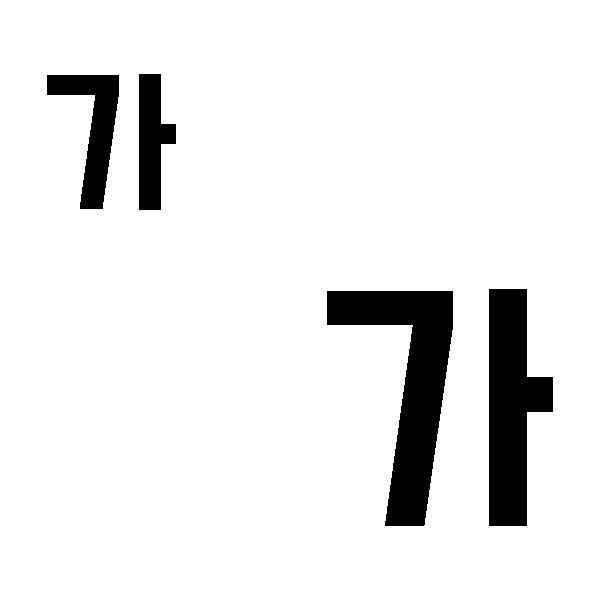
#> input picture hwang/imgSet/find_1.png, 600 x 600 px, found by its file name
$ python houghTransformation.py
#> lines starting #> are read from the running program, lines starting #| are printed output that depends on the picture; after the words box and inside, x2 and y2 are one past the last pixel; in counts of white or black regions, pixels touching at a corner belong together
import numpy as np
import cv2 as cv
import math
import time

img_original = cv.imread("hwang/imgSet/find_1.png", cv.IMREAD_COLOR)
#> img_original is the input picture: shape (600, 600, 3); 91.8% white; 4 black regions, box (x1, y1, x2, y2) and area: (327, 291, 453, 526) 12324, (489, 289, 553, 526) 9916, (47, 75, 119, 209) 4088, (139, 74, 176, 210) 3292
img_gray = cv.cvtColor(img_original, cv.COLOR_BGR2GRAY)
img_edge = cv.GaussianBlur(img_gray, (5, 5), 0, 0)
img_edge = cv.Canny(img_edge, 50, 150, 3)
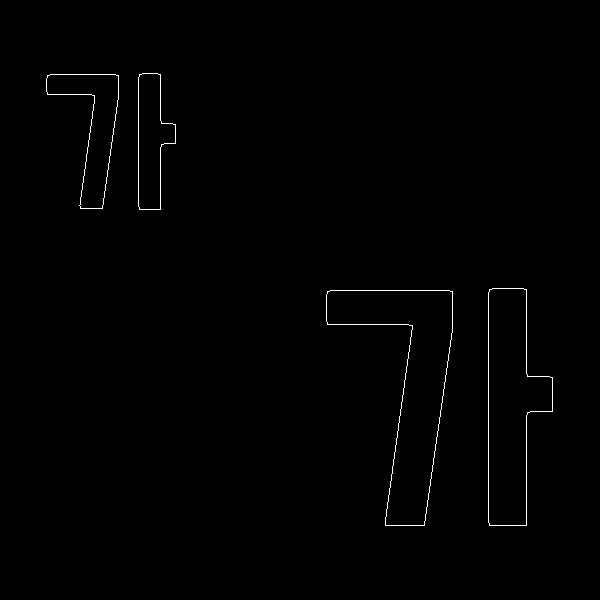
#> img_edge: shape (600, 600); 0.57% white in thin lines or dots, all inside (x1, y1, x2, y2) = (46, 73, 553, 526)

height = img_edge.shape[0]
#> height = 600
width = img_edge.shape[1]
#> width = 600
tmp = min(height, width)
#> tmp = 600
hough_height = int(1.5 * tmp)
#> hough_height = 900


accumulator_width = 180
accumulator_height = hough_height * 2
#> accumulator_height = 1800
accumulator_size = accumulator_height * accumulator_width
#> accumulator_size = 324000


accumulator = np.zeros((accumulator_height, accumulator_width))
table_sin = np.zeros(180)
table_cos = np.zeros(180)
DEG2RAD = np.pi / 180


for angle in range(0,180):
    table_sin[angle] = math.sin(np.radians(angle))
    table_cos[angle] = math.cos(np.radians(angle))


start=time.clock()

for y in range(0,height):
    for x in range(0,width):
        if img_edge.item(y, x) > 0:
            for angle in range(0,180):
                r = int(x * table_cos[angle] + y * table_sin[angle])
                r = r + hough_height # r이 음수인 경우 때문 -r ~ r 범위를 0 ~ 2r 범위로 변경
                accumulator[r, angle] +=1
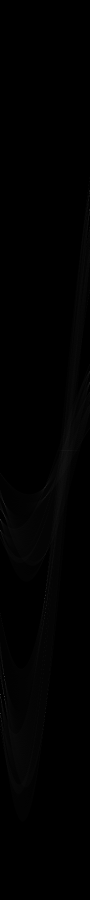
#> accumulator: shape (1800, 180) float64 (shown at 1/2 size); min 0, max 231, mean 1.1

end=time.clock()
print(end - start)


# accumulator를 이미지화
img_accumulator = np.ones((accumulator_height, accumulator_width, 3), np.uint8)
img_accumulator = img_accumulator * 255

accumulator2 = cv.convertScaleAbs(accumulator,3,5)

start=time.clock()
for r in range(0,accumulator_height):
    for angle in range(0,accumulator_width):

        value = accumulator2[r, angle]

        if value > 0:
            img_accumulator.itemset(r, angle, 0, 255 - value)
            img_accumulator.itemset(r, angle, 1, 255 - value)
            img_accumulator.itemset(r, angle, 2, 255 - value)
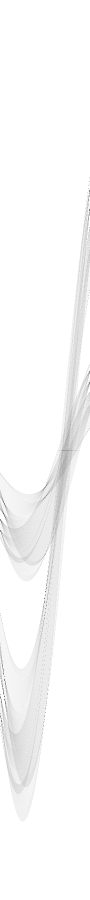
#> img_accumulator: shape (1800, 180, 3) (shown at 1/2 size); min 0, max 255, mean 249.3


end=time.clock()
print(end - start)


start=time.clock()
count = 0
for r in range(0, accumulator_height):
    for angle in range(0,180):

        if accumulator.item(r,angle) > 80: # Hough Line Transform Threshold

            #현재 위치가 local maxima인지 검사
            max = accumulator[r, angle]
            for y in range(-5,6):
                for x in range(-5,6):

                    new_r = r + y
                    new_angle = angle + x

                    if new_angle < 0:
                        new_angle = 180 + new_angle
                    elif new_angle >= 180:
                        new_angle = new_angle - 180

                    if new_r >= 0 and new_r < accumulator_height:
                        if accumulator[new_r, new_angle] > max:
                            max = accumulator[new_r, new_angle]
                            x = y = 6 #local maxima 아님. loop 종료

            if max > accumulator.item(r, angle):
                continue #현재 위치는 local maxima가 아님


            # r = x * cos(theta) + y * sin(theta)
            # x = (r - y * sin(theta)) / cos(theta) # 수직선인 경우
            # y = (r - x * cos(theta)) / sin(theta) # 수평선인 경우


            if angle >= 45 and angle <= 135: # 수직선
                x1 = 0
                x2 = width
                y1 = ((r - hough_height) - x1 * table_cos[angle]) / table_sin[angle]
                y2 = ((r - hough_height) - x2 * table_cos[angle]) / table_sin[angle]

            else: #수평선
                y1 = 0
                y2 = height
                x1 = ((r - hough_height) - y1 * table_sin[angle]) / table_cos[angle]
                x2 = ((r - hough_height) - y2 * table_sin[angle]) / table_cos[angle]


            x1 = int(x1)
            y1 = int(y1)
            x2 = int(x2)
            y2 = int(y2)

            cv.circle(img_accumulator, (angle, r), 5, (255, 0, 0),-1)
            cv.line(img_original, (x1, y1), (x2, y2), (255, 0, 0), 1)
            count += 1

            print("(%d,%d)-(%d,%d), angle=%d, r=%d, accmulator=%d" % (x1,y1,x2,y2,angle,r,accumulator.item(r, angle)))
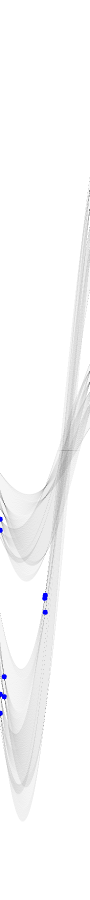
#> img_accumulator: shape (1800, 180, 3) (shown at 1/2 size); 0.17% of pixels changed, all inside (x1, y1, x2, y2) = (0, 1033, 96, 1432); drawn as B, G, R
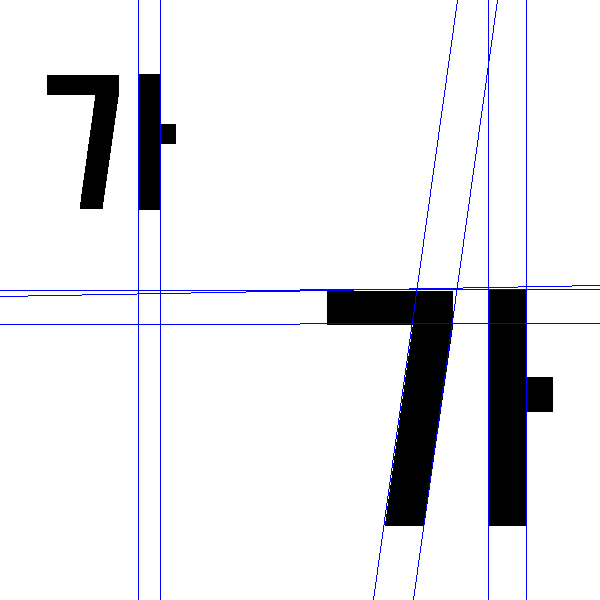
#> img_original: shape (600, 600, 3); 1.48% of pixels changed, all inside (x1, y1, x2, y2) = (0, 0, 600, 600)
#> after the loop, count = 9; x = 5; y = 5
end=time.clock()
print(end - start)

cv.imshow("img_result", img_original)
cv.imshow("img_gray", img_gray)
cv.imshow("img_edge", img_edge)
cv.imshow("img_accumulator", img_accumulator)
cv.imwrite("img_accumulator.jpg", img_accumulator)


cv.waitKey(0)

$ run again, with hwang/imgSet/find_3.png copied over hwang/imgSet/find_1.png
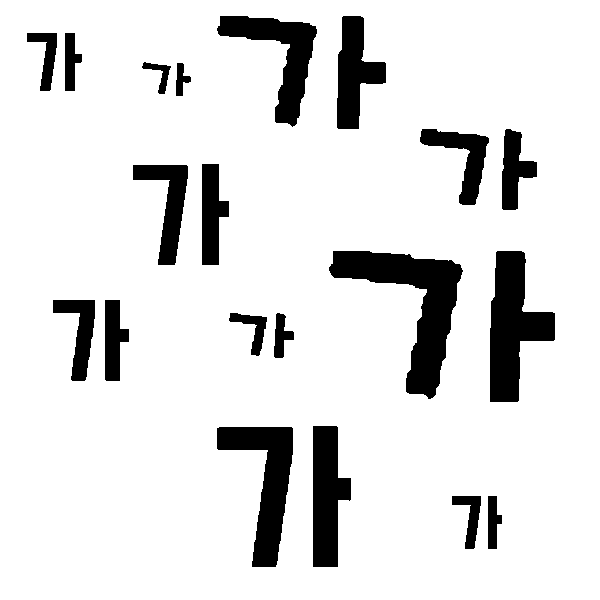
#> input picture hwang/imgSet/find_3.png, 600 x 600 px, found by its file name
#> img_original is the input picture: shape (600, 600, 3); 88% white; 20 black regions, largest, box (x1, y1, x2, y2) and area: (329, 251, 463, 399) 7079, (490, 251, 555, 402) 5507, (217, 427, 293, 567) 4701
#> after the loop `for r in range(0, accumulator_height):`:
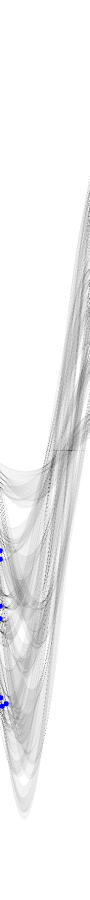
#> img_accumulator: shape (1800, 180, 3) (shown at 1/2 size); mean of channels 0, 1, 2 241, 240.7, 240.7; drawn as B, G, R
#> after the loop `for r in range(0, accumulator_height):`:
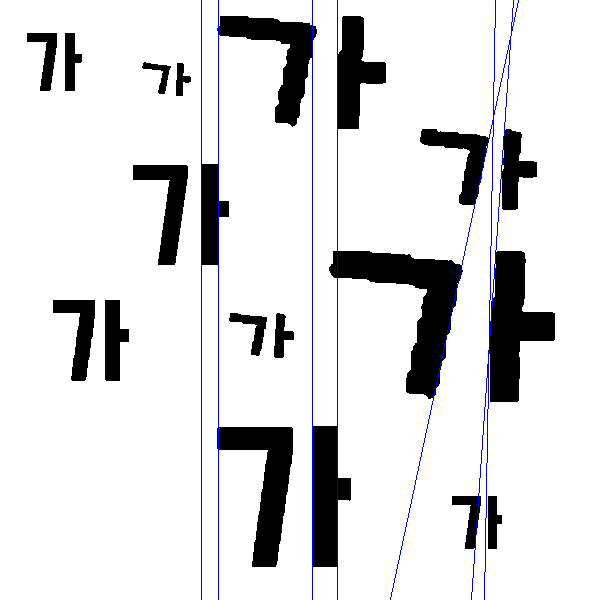
#> img_original: shape (600, 600, 3); 1.16% of pixels changed, all inside (x1, y1, x2, y2) = (201, 0, 519, 600)
#> after the loop `for r in range(0, accumulator_height):`: count = 7; x = 5
